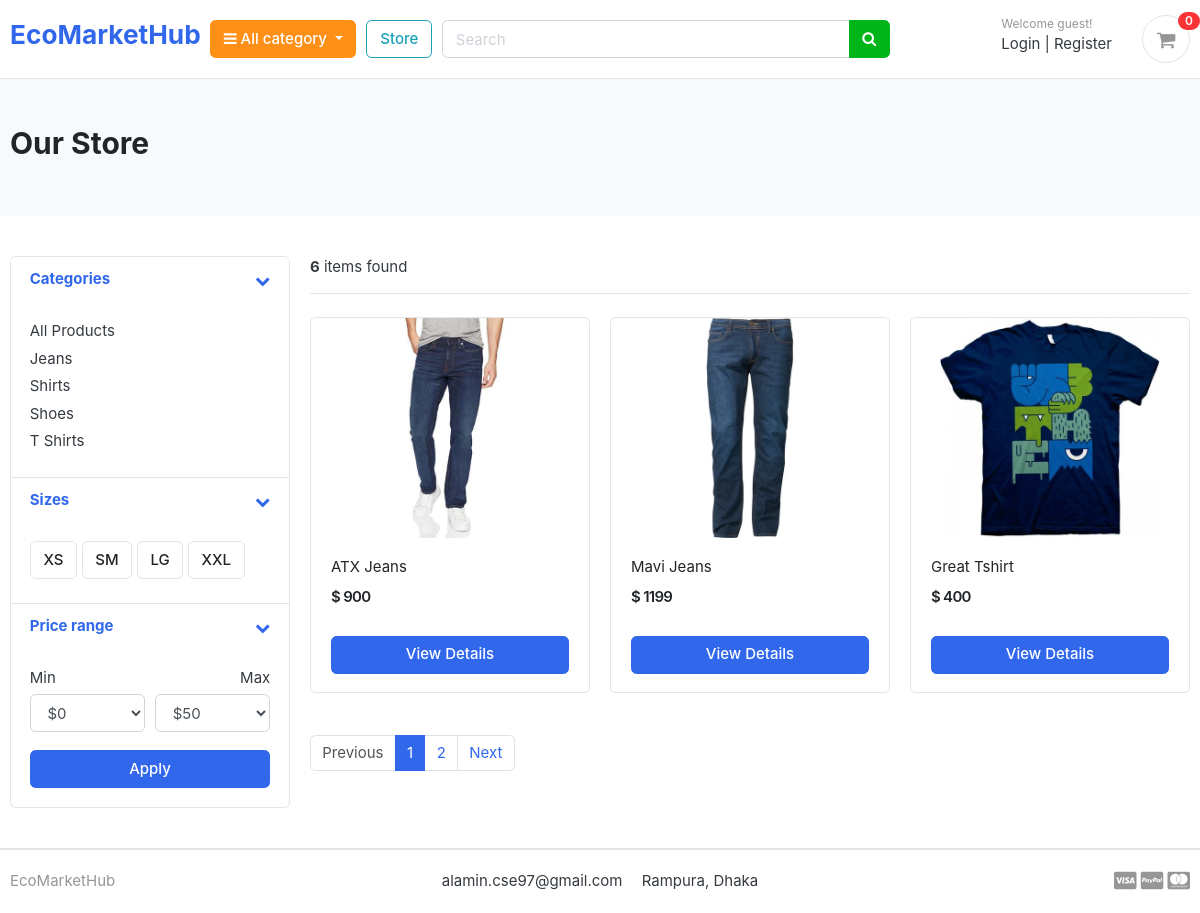
/store/, run on the app's committed database.
### category/models.py (models this page shows, shortened)
class Category(models.Model):
    category_name = models.CharField(max_length=50, unique=True)
    slug = models.SlugField(max_length=100, unique=True)
    description = models.TextField(max_length=255, blank=True)
    cat_image = models.ImageField(upload_to='photos/categories', blank=True)
    class Meta:
        verbose_name = 'category'
        verbose_name_plural = 'categories'
    def get_url(self):
        return reverse('products_by_category', args=[self.slug])

### store/models.py (models this page shows, shortened)
class Product(models.Model):
    product_name    = models.CharField(max_length=200, unique=True)
    slug            = models.SlugField(max_length=200, unique=True)
    description     = models.TextField(max_length=500, blank=True)
    price           = models.IntegerField()
    images          = models.ImageField(upload_to='photos/products')
    stock           = models.IntegerField()
    is_available    = models.BooleanField(default=True)
    category        = models.ForeignKey(Category, on_delete=models.CASCADE)
    created_date    = models.DateTimeField(auto_now_add=True)
    modified_date   = models.DateTimeField(auto_now=True)
    def get_url(self):
        return reverse('product_detail', args=[self.category.slug, self.slug])

### store/views.py (the view)
# urls.py: path('store/', include('store.urls')),
def store(request, category_slug=None):
    categories = None
    products = None
    if category_slug != None:
        categories = get_object_or_404(Category, slug=category_slug)
        products = Product.objects.filter(category=categories, is_available=True)
        paginator = Paginator(products, 1)
        page = request.GET.get('page')
        paged_products = paginator.get_page(page)
        product_count = products.count()
    else:
        products = Product.objects.all().filter(is_available=True).order_by('id')
        paginator = Paginator(products, 3)
        page = request.GET.get('page')
        paged_products = paginator.get_page(page)
        product_count = products.count()
    context = {
        'products': paged_products,
        'p_count': product_count,
    }
    return render(request, 'store/store.html', context)

### cart/context_processors.py (called while the page is built)
def counter(request):
    cart_count = 0
    if 'admin' in request.path:
        return {}
    else:
        try:
            cart = Cart.objects.filter(cart_id=_cart_id(request))
            if request.user.is_authenticated:
                cart_items = CartItem.objects.all().filter(user=request.user)
            else:
                cart_items = CartItem.objects.all().filter(cart=cart[:1])
            for cart_item in cart_items:
                cart_count += cart_item.quantity
        except Cart.DoesNotExist:
            cart_count = 0
    return dict(cart_count=cart_count)

### cart/views.py (called while the page is built)
def _cart_id(request):
    cart = request.session.session_key
    if not cart:
        cart = request.session.create()
    return cart

### category/context_processors.py (called while the page is built)
def menu_links(request):
    links = Category.objects.all()
    return dict(links=links)

### store/templates/store/store.html (shortened to what this page needs)
{% extends 'base.html' %} {% load static %} {% block content %}
<section class="section-pagetop bg">
  <div class="container">
    {% if 'search' in request.path %}
    <h2 class="title-page">Search Result</h2>
    {% else %}
    <h2 class="title-page">Our Store</h2>
    {% endif %}
  </div>
</section>
<section class="section-content padding-y">
  <div class="container">
    <div class="row">
      <aside class="col-md-3">
        <div class="card">
          <article class="filter-group">
            <header class="card-header">
              <a
                href="#"
                data-toggle="collapse"
                data-target="#collapse_1"
                aria-expanded="true"
                class=""
              >
                <i class="icon-control fa fa-chevron-down"></i>
                <h6 class="title">Categories</h6>
              </a>
            </header>
            <div class="filter-content collapse show" id="collapse_1" style="">
              <div class="card-body">
                <ul class="list-menu">
                  <li><a href="{% url 'store' %}">All Products </a></li>
                  {% for category in links %}
                  <li>
                    <a href="{{ category.get_url }}"
                      >{{ category.category_name }}
                    </a>
                  </li>
                  {% endfor %}
                </ul>
              </div>
            </div>
          </article>
          <article class="filter-group">
            <header class="card-header">
              <a
                href="#"
                data-toggle="collapse"
                data-target="#collapse_4"
                aria-expanded="true"
                class=""
              >
                <i class="icon-control fa fa-chevron-down"></i>
                <h6 class="title">Sizes</h6>
              </a>
            </header>
            <div class="filter-content collapse show" id="collapse_4" style="">
              <div class="card-body">
                <label class="checkbox-btn">
                  <span class="btn btn-light"> XS </span>
                </label>
                <label class="checkbox-btn">
                  <span class="btn btn-light"> SM </span>
                </label>
                <label class="checkbox-btn">
                  <span class="btn btn-light"> LG </span>
                </label>
                <label class="checkbox-btn">
                  <span class="btn btn-light"> XXL </span>
                </label>
              </div>
            </div>
          </article>
          <article class="filter-group">
            <header class="card-header">
              <a
                href="#"
                data-toggle="collapse"
                data-target="#collapse_3"
                aria-expanded="true"
                class=""
              >
                <i class="icon-control fa fa-chevron-down"></i>
                <h6 class="title">Price range</h6>
              </a>
            </header>
            <div class="filter-content collapse show" id="collapse_3" style="">
              <div class="card-body">
                <div class="form-row">
                  <div class="form-group col-md-6">
                    <label>Min</label>
                    <select class="mr-2 form-control">
                      <option value="0">$0</option>
                    </select>
                  </div>
                  <div class="form-group text-right col-md-6">
                    <label>Max</label>
                    <select class="mr-2 form-control">
                      <option value="50">$50</option>
                    </select>
                  </div>
                </div>
                <button class="btn btn-block btn-primary">Apply</button>
              </div>
            </div>
          </article>
        </div>
      </aside>
      <main class="col-md-9">
        <header class="border-bottom mb-4 pb-3">
          <div class="form-inline">
            <span class="mr-md-auto"
              ><b>{{ p_count }}</b> items found
            </span>
          </div>
        </header>
        <div class="row">
          {% if products %} {% for product in products %}
          <div class="col-md-4">
            <figure class="card card-product-grid">
              <div class="img-wrap">
                <a href="{{ product.get_url }}"
                  ><img src="{{ product.images.url }}"
                /></a>
              </div>
              <figcaption class="info-wrap">
                <div class="fix-height">
                  <a href="{{ product.get_url }}" class="title"
                    >{{ product.product_name }}</a
                  >
                  <div class="price-wrap mt-2">
                    <span class="price">$ {{ product.price }}</span>
                  </div>
                </div>
                <a
                  href="{{ product.get_url }}"
                  class="btn btn-block btn-primary"
                  >View Details
                </a>
              </figcaption>
            </figure>
          </div>
          {% endfor %} {% else %}
          <div>
            <h2>No result found. Please try again.</h2>
          </div>
          {% endif %}
        </div>
        <nav class="mt-4" aria-label="Page navigation sample">
          {% if products.has_other_pages %}
          <ul class="pagination">
            {% if products.has_previous %}
            <li class="page-item">
              <a
                class="page-link"
                href="?page={{products.previous_page_number}}"
                >Previous</a
              >
            </li>
            {% else %}
            <li class="page-item disabled">
              <a class="page-link" href="#">Previous</a>
            </li>
            {% endif %}
            {% for i in products.paginator.page_range %}
            {% if products.number == i %}
            <li class="page-item active">
              <a class="page-link" href="#">{{i}}</a>
            </li>
            {% else %}
            <li class="page-item">
              <a class="page-link" href="?page={{i}}">{{i}}</a>
            </li>
            {% endif %} {% endfor %} {% if products.has_next %}
            <li class="page-item">
              <a class="page-link" href="?page={{products.next_page_number}}"
                >Next</a
              >
            </li>
            {% else %}
            <li class="page-item disabled">
              <a class="page-link" href="#">Next</a>
            </li>
            {% endif %}
          </ul>
          {% endif %}
        </nav>
      </main>
    </div>
  </div>
</section>
{% endblock %}

### templates/base.html (shortened to what this page needs)
{% load static %}
<!DOCTYPE HTML>
<html lang="en">
<head>
<link href="{% static 'css/bootstrap.css' %}" rel="stylesheet" type="text/css"/>
<link href="{% static 'fonts/fontawesome/css/all.min.css' %}" type="text/css" rel="stylesheet">
<link href="{% static 'css/ui.css' %}" rel="stylesheet" type="text/css"/>
<link href="{% static 'css/responsive.css' %}" rel="stylesheet" media="only screen and (max-width: 1200px)" />
<link href="{% static 'css/custom.css' %}" rel="stylesheet" type="text/css"/>
<link rel="stylesheet" href="https://cdnjs.cloudflare.com/ajax/libs/font-awesome/4.7.0/css/font-awesome.min.css">
</head>
<body>
  {% include 'includes/navbar.html' %}
  {% block content %}{% endblock %}
{% include 'includes/footer.html' %}

### templates/includes/navbar.html (shortened to what this page needs)
{% load static %}
<header class="section-header">
  <section class="header-main border-bottom">
    <div class="container">
      <div class="row align-items-center">
        <div class="col-lg-2 col-md-3 col-6">
          <a href="{% url 'home' %}" class="brand-wrap">
            <h3>EcoMarketHub</h3>
          </a>
        </div>
        <div class="col-lg col-sm col-md col-6 flex-grow-0">
          <div class="category-wrap dropdown d-inline-block float-right">
            <button
              type="button"
              class="btn btn-warning dropdown-toggle"
              data-toggle="dropdown"
            >
              <i class="fa fa-bars"></i> All category
            </button>
          </div>
        </div>
        <a href="{% url 'store' %}" class="btn btn-outline-info">Store</a>
        <div class="col-lg col-md-6 col-sm-12 col">
          <form action="{% url 'search' %}" class="search" method="GET">
            <div class="input-group w-100">
              <input
                type="text"
                class="form-control"
                style="width: 60%"
                placeholder="Search"
                name="keyword"
              />
              <div class="input-group-append">
                <button class="btn btn-success" type="submit">
                  <i class="fa fa-search"></i>
                </button>
              </div>
            </div>
          </form>
        </div>
        <div class="col-lg-3 col-sm-6 col-8 order-2 order-lg-3">
          <div class="d-flex justify-content-end mb-3 mb-lg-0">
            {% if user.id is None %}
            <div class="widget-header">
              <small class="title text-muted">Welcome guest!</small>
              <div>
                <a href="{% url 'login' %}">Login</a>
                <span class="dark-transp"> | </span>
                <a href="{% url 'register' %}"> Register</a>
              </div>
            </div>
            {% endif %}
            <a href="{% url 'cart' %}" class="widget-header pl-3 ml-3">
              <div class="icon icon-sm rounded-circle border">
                <i class="fa fa-shopping-cart"></i>
              </div>
              <span class="badge badge-pill badge-danger notify"
                >{{cart_count}}</span
              >
            </a>
          </div>
        </div>
      </div>
    </div>
  </section>
</header>

### templates/includes/footer.html
<footer class="section-footer border-top">
	<div class="container">
		<section class="footer-bottom border-top row">
			<div class="col-md-2">
				<p class="text-muted">EcoMarketHub</p>
			</div>
			<div class="col-md-8 text-md-center">
				<span  class="px-2">alamin.cse97@gmail.com</span>
				<span  class="px-2">Rampura, Dhaka</span>
			</div>
			<div class="col-md-2 text-md-right text-muted">
				<i class="fab fa-lg fa-cc-visa"></i>
				<i class="fab fa-lg fa-cc-paypal"></i>
				<i class="fab fa-lg fa-cc-mastercard"></i>
			</div>
		</section>
	</div>
</footer>

### static/css/ui.css (style rules this page uses)
html { font-family: "Inter", sans-serif; font-size: 15px; }
.img-wrap { text-align: center; display: block; }
.img-wrap img { max-width: 100%; }
.price-wrap { letter-spacing: -0.7px; }
.icon-xs, .icon-sm, .icon-md, .icon-lg { display: inline-block; text-align: center; flex-shrink: 0; flex-grow: 0; }
.icon-sm { width: 48px; height: 48px; line-height: 48px !important; font-size: 20px; }
.padding-y { padding-top: 40px; padding-bottom: 40px; }
figure { margin-bottom: 0; }
article:after, .form-group:after { display: block; clear: both; content: ""; }
.bg { background-color: #f8f9fa; }
.title-page { color: #212529; }
p:last-child { margin-bottom: 0; }
.header-main { position: relative; padding-top: 1rem; padding-bottom: 1rem; }
.widget-header { display: inline-block; vertical-align: middle; position: relative; }
.widget-header a { color: #343a40; }
.widget-header i { color: #969696; }
.widget-header .title { display: block; }
.widget-header .notify { position: absolute; top: -3px; right: -10px; }
.footer-bottom { padding-top: 20px; padding-bottom: 20px; }
.btn-light { background-color: #fff; border-color: #e4e4e4; }
[class*=list-] li:after { visibility: hidden; display: block; content: ""; overflow: hidden; height: 0; clear: both; }
.list-menu { list-style: none; margin: 0; padding-left: 0; }
.list-menu li { margin-bottom: 5px; }
.list-menu a { color: #343a40; }
[class*=card-product] a.title { color: #212529; display: block; }
[class*=card-product] .img-wrap { overflow: hidden; position: relative; }
[class*=card-product] .img-wrap img { height: 100%; max-width: 100%; width: auto; display: inline-block; -o-object-fit: cover; object-fit: cover; }
.card-product-grid { margin-bottom: 20px; }
.card-product-grid .img-wrap { border-radius: 0.2rem 0.2rem 0 0; height: 220px; }
.card-product-grid .info-wrap { overflow: hidden; padding: 18px 20px; }
.card-product-grid .fix-height { height: 80px; overflow: hidden; }
.card .img-wrap { overflow: hidden; }
.notify { position: absolute; top: -4px; right: -10px; display: inline-block; padding: 0.25em 0.6em; font-size: 12px; line-height: 1; text-align: center; border-radius: 3rem; color: #fff; background-color: #fa3434; }
.price { font-weight: 600; color: #212529; }
.icon-control { margin-top: 5px; float: right; font-size: 80%; }
.card-header .title { margin-bottom: 0; line-height: 1.5; }
.filter-group { border-bottom: 1px solid #e4e4e4; }
.filter-group .card-header { border-bottom: 0; }
.filter-group:last-child { border-bottom: 0; }
.checkbox-btn { position: relative; }
.section-pagetop { padding: 45px 0; }

### data on the page
Category: category_name "Jeans"
Category: category_name "Shirts"
Category: category_name "Shoes"
Category: category_name "T Shirts"
Product: images (picture), product_name "ATX Jeans", price "900"
Product: images (picture), product_name "Mavi Jeans", price "1199"
Product: images (picture), product_name "Great Tshirt", price "400"

### other printed values
{{ cart_count }} "0"
{{ p_count }} "6"
{{ i }} "1"
{{ i }} "2"
